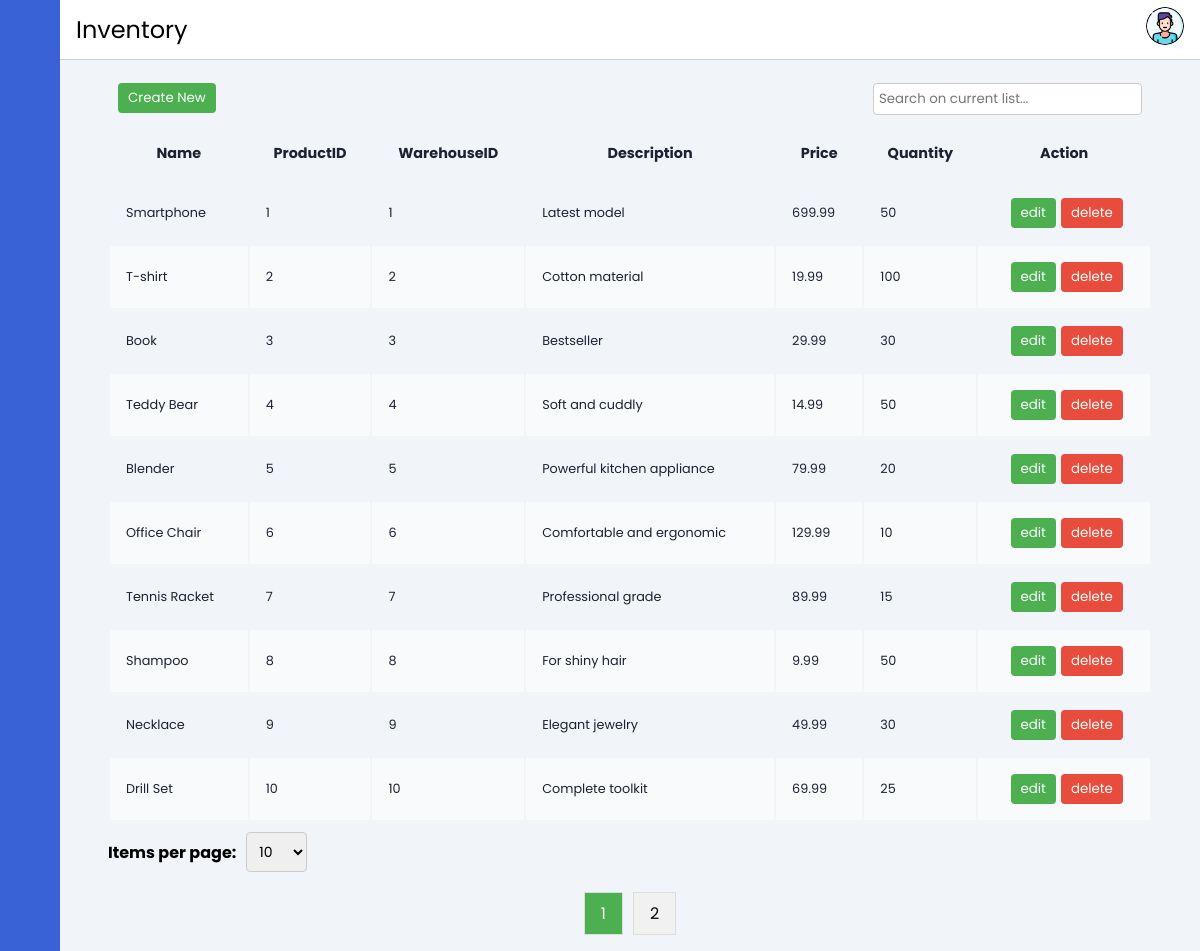
The app's page /layout/inventory.php, older data.
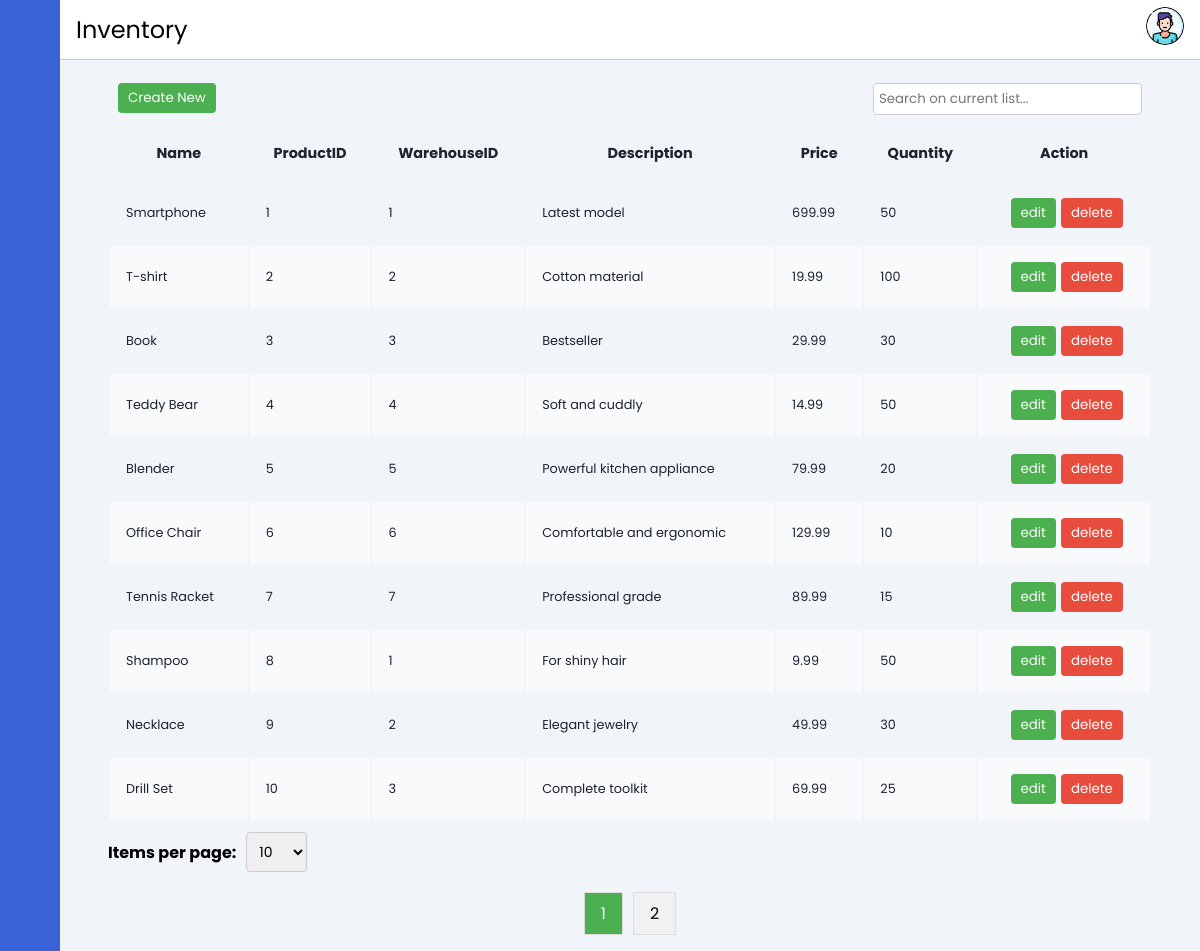
The same page, newer data.
### tables this page shows
CREATE TABLE IF NOT EXISTS Product (
    ProductID INT AUTO_INCREMENT PRIMARY KEY,
    CategoryID INT,
    WarehouseID INT,
    Name VARCHAR(255) NOT NULL,
    Description TEXT,
    Price DECIMAL(10, 2),
    Quantity INT,
    LastUpdatedDate DATETIME,
    FOREIGN KEY (CategoryID) REFERENCES Category(CategoryID),
    FOREIGN KEY (WarehouseID) REFERENCES Warehouse(WarehouseID)
);

### layout/inventory.php (the view, shortened to what this page needs)
<?php
include '../contain/header.php';
include("../database/database-connect.php");
$sql = "SELECT Name, ProductID, WarehouseID, Description, Price, Quantity FROM Product";
$result = $conn->query($sql);
$products = array();
if ($result->num_rows > 0) {
    while ($row = $result->fetch_assoc()) {
        $products[] = array(
            $row["Name"],
            $row["ProductID"],
            $row["WarehouseID"],
            $row["Description"],
            $row["Price"],
            $row["Quantity"]
        );
    }
}
$itemsPerPage = isset($_GET['itemsPerPage']) ? (int) $_GET['itemsPerPage'] : 10;
$totalItems = count($products);
$totalPages = ceil($totalItems / $itemsPerPage);
$current_page = isset($_GET['page']) ? $_GET['page'] : 1;
$current_page = max(1, min($totalPages, $current_page));
$offset = ($current_page - 1) * $itemsPerPage;
$subsetProducts = array_slice($products, $offset, $itemsPerPage);
?>
<div class="main-content">
    <?php
    $pathtitle = "Inventory";
    include '../contain/horizontal-bar.php';
    ?>
    <main>
        <div class="button-and-search">
            <form method="POST">
                <button name="Cnew">Create New</button>
            </form>
            <input type="text" id="searchInput" placeholder="Search on current list..." onkeyup="searchTable()">
        </div>
        <div class="table-responsive">
            <table id="myTable" class="table-container" style="width:100%">
                <thead>
                    <tr>
                        <th>Name</th>
                        <th>ProductID</th>
                        <th>WarehouseID</th>
                        <th>Description</th>
                        <th>Price</th>
                        <th>Quantity</th>
                        <th>Action</th>
                    </tr>
                </thead>
                <tbody id="tableBody">
                    <?php foreach ($subsetProducts as $product): ?>
                        <tr>
                            <td>
                                <?= $product[0] ?>
                            </td>
                            <td>
                                <?= $product[1] ?>
                            </td>
                            <td>
                                <?= $product[2] ?>
                            </td>
                            <td>
                                <?= $product[3] ?>
                            </td>
                            <td>
                                <?= $product[4] ?>
                            </td>
                            <td>
                                <?= $product[5] ?>
                            </td>
                            <td>
                                <form method="GET" action="inventory-edit.php">
                                    <button class="edit" type="submit">edit</button>
                                </form>
                                <form method="POST">
                                    <button class="delete" name="deleteProduct" type="submit"
                                        onclick="return confirm('Are you sure you want to delete this product?')">delete
                                    </button>
                                </form>
                            </td>
                        </tr>
                    <?php endforeach; ?>
                </tbody>
            </table>
        </div>
        <form method="GET" class="pagination-form">
            <label for="itemsPerPage">Items per page:</label>
            <select id="itemsPerPage" name="itemsPerPage" onchange="this.form.submit()">
                <option value="10" <?= $itemsPerPage == 10 ? 'selected' : '' ?>>10</option>
            </select>
        </form>
        <div id="pagination" class="pagination">
            <?php for ($page = 1; $page <= $totalPages; $page++): ?>
                <a href="?page=<?= $page ?>" <?= $page == $current_page ? 'class="active"' : '' ?>>
                    <?= $page ?>
                </a>
            <?php endfor; ?>
        </div>
    </main>
</div>
</body>
</html>

### contain/header.php (shortened to what this page needs)
<!DOCTYPE html>
<html lang="en">
<head>
    <link rel="stylesheet" href="https://cdn.jsdelivr.net/gh/lykmapipo/themify-icons@0.1.2/css/themify-icons.css">
    <link rel="stylesheet" href="../css/style.css">
    <link rel="stylesheet" href="../css/header.css">
</head>
<body>
    <div class="sidebar">
        <div class="sidebar-header">
        </div>
        <div class="sidebar-menu">
            <ul>
            </ul>
        </div>
    </div>

### database/database-connect.php (shortened to what this page needs)
<?php
if (isset($_SESSION['companyname'])) {
    $companyname = $_SESSION['companyname'];
} else {
    echo "Session variable 'companyname' is not set.";
}
?>

### contain/horizontal-bar.php (shortened to what this page needs)
<header>
    <div class="directory-tag">
        <p>
            <?php echo $pathtitle; ?>
        </p>
    </div>
    <div class="social-icons">
        <div class="social-icon">
            <img src="../img/user-profile.png" alt="Social Icon" id="social-icon">
        </div>
    </div>
</header>

### css/style.css (style rules this page uses)
main { margin-top: 4vh; min-height: 90vh; padding: 1rem 3rem; }
th, td { font-size: .9rem; padding: 1rem 1rem; color: var(--color-dark); }
td { font-size: .8rem; }
tbody tr:nth-child(even) { background: #f9fafc; }
.table-responsive { overflow-x: auto; }
.button-and-search { display: flex; justify-content: space-between; padding: 10px; }
.button-and-search button, .add-entry-btn, .table-container td:last-child button { padding: 5px 10px; background-color: #4CAF50; color: white; border: none; border-radius: 4px; cursor: pointer; }
.button-and-search input { padding: 5px; border: 1px solid #ccc; border-radius: 4px; }
.table-container td:last-child { display: flex; justify-content: center; align-items: center; }
.table-container td:last-child button { padding: 5px 10px; margin-left: 5px; background-color: #4CAF50; color: white; border: none; border-radius: 4px; cursor: pointer; }
.table-container td:last-child button.delete { background-color: #e74c3c; }
.pagination-form { padding-top: 10px; display: flex; align-items: center; }
.pagination-form label { margin-right: 10px; font-weight: bold; }
.pagination-form select { padding: 8px; font-size: 14px; border: 1px solid #ccc; border-radius: 4px; cursor: pointer; }
.pagination { display: flex; justify-content: center; margin-top: 20px; }
.pagination a { color: black; padding: 8px 16px; text-decoration: none; transition: background-color .3s; margin: 0 5px; border: 1px solid #ddd; background-color: #f1f1f1; }
.pagination a.active { background-color: #4CAF50; color: white; }

### css/header.css (style rules this page uses)
:root { --main-color: #3A62D7; --color-dark: #1D2231; --text-grey: #8390A2; }
* { font-family: 'Poppins', sans-serif; margin: 0; padding: 0; text-decoration: none; list-style-type: none; box-sizing: border-box; }
body { background: #f1f5f9; }
.sidebar { height: 100%; width: 240px; position: fixed; left: 0; top: 0; z-index: 100; background: var(--main-color); color: #fff; overflow-y: auto; transition: width 500ms; }
.sidebar-header { display: flex; justify-content: space-between; align-items: center; height: 60px; padding: 0rem 1rem; }
.sidebar-menu { padding: 1rem; }
.main-content { position: relative; margin-left: 240px; transition: margin-left 500ms; }
header { position: fixed; left: 240px; top: 0; z-index: 100; width: calc(100% - 240px); background: #fff; height: 60px; padding: 0rem 1rem; display: flex; align-items: center; justify-content: space-between; border-bottom: 1px solid #ccc; transition: left 500ms; }
.directory-tag { display: flex; align-items: center; }
.directory-tag p, .social-icons span { font-size: 1.5rem; }
.social-icons { position: relative; }
.social-icons .social-icon { position: relative; display: inline-block; }
.social-icons img { height: 38px; width: 38px; border-radius: 50%; transition: transform 0.3s ease; }
@media only screen and (max-width: 1200px) { .sidebar { width: 60px; z-index: 150; } }
@media only screen and (max-width: 1200px) { .sidebar .sidebar-header, .sidebar li { display: flex; justify-content: center; } }
@media only screen and (max-width: 1200px) { .main-content { margin-left: 60px; } }
@media only screen and (max-width: 1200px) { .main-content header { left: 60px; width: calc(100% - 60px); } }

Row changes from the older to the newer data that the page shows:
changed product "Shampoo": WarehouseID "8" → "1"
changed product "Necklace": WarehouseID "9" → "2"
changed product "Drill Set": WarehouseID "10" → "3"
